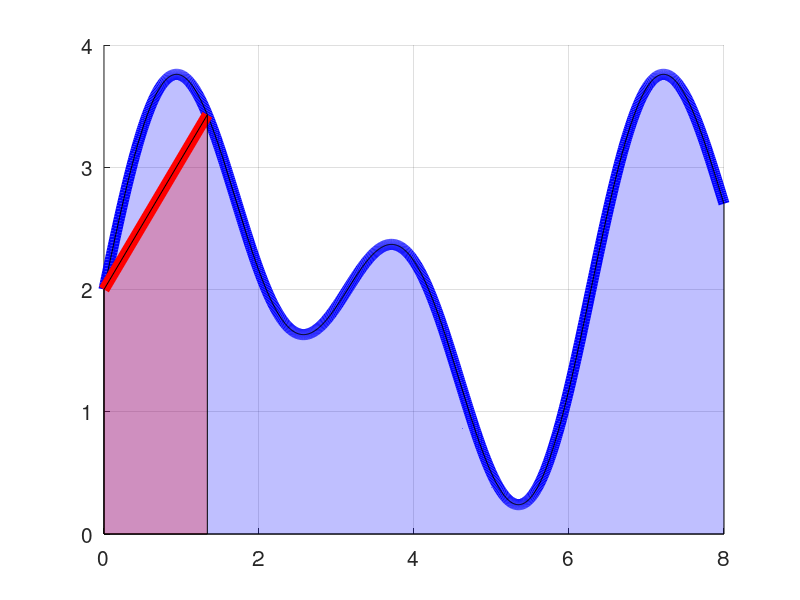

Recreate this plot in MATLAB. (Note: this script raises an error after producing the figure.)
function quadrature
clf;hold on;grid on;set(gca,'FontSize',15);

a=0;
b=8;
n=6;
aa=0;
bb=8;

f=@(x) sin(2*x)+sin(x)+2;

x=linspace(a,b,1000);

plot(x,f(x),'b','LineWidth',8);ylim([0,4]);

fill([x b a],[f(x) 0 0],'b','FaceAlpha',0.25);

h=(b-a)/n;

b=a+h;

for k=1:n

	plot([a b],[f(a) f(b)],'r','LineWidth',8);
	fill([a b b a],[f([a b]) 0 0],'r','FaceAlpha',0.25);

	nodes=[a (a+b)/2 b];

	x=linspace(a,b,1000);

	L2=LagrangeBary(nodes,f(nodes),x);

	plot(x,L2,'g','LineWidth',8);

	fill([x b a],[L2 0 0],'g','FaceAlpha',0.25);
	
	a=b;
	b=a+h;

end
text(0,-0.3,['quad(f)=',num2str(quad(f,aa,bb), '%.5f') ';'...
	'quad(f)=',num2str(reptrap(f,aa,bb,n), '%.5f') ';'...
	'quad(f)=',num2str(repsim(f,aa,bb,n), '%.5f') ';'
],'FontSize',20);
end